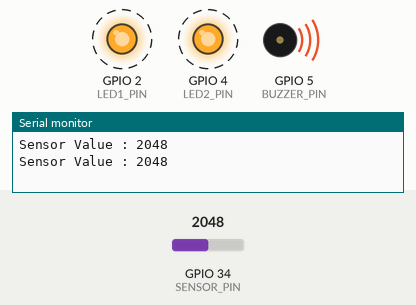
Simulated run of this sketch. Board: ESP32. Shown: output pins drawn as LEDs (lit = HIGH), buzzer (waves = sounding), the last lines printed to the serial monitor. Dashed ring = blinking. The inputs (shaded band) are chosen by the test bench; at power-on: GPIO 34 (SENSOR_PIN) = 2048.

Above: at 0.25 s.
1.3 s: GPIO 34 (SENSOR_PIN) set to 1937
At 2.35 s:
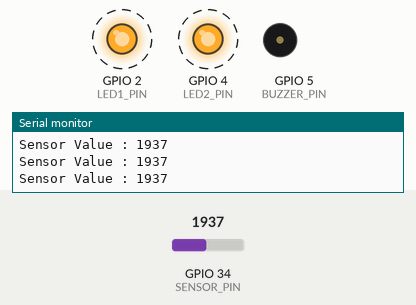
4.3 s: GPIO 34 (SENSOR_PIN) set to 2040
At 6.74 s:
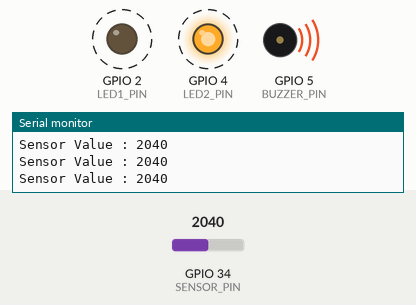
7.3 s: GPIO 34 (SENSOR_PIN) set to 1960
At 7.77 s:
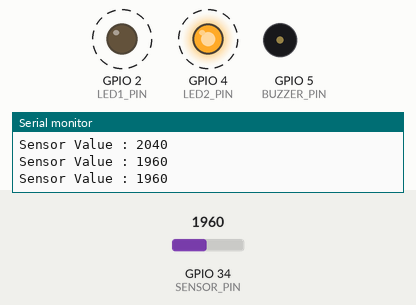
10.3 s: GPIO 34 (SENSOR_PIN) set to 2047
At 11.38 s:
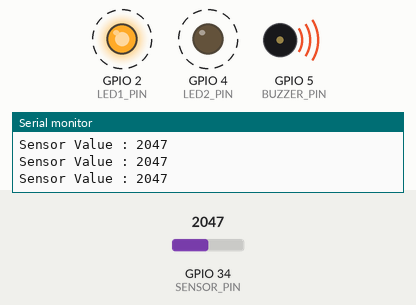
Timing chart, 0 to 14.3 s (numbered marks = the images above; inputs shaded):
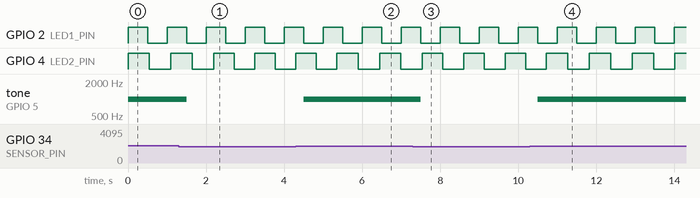

Measured:
- the behaviour switches between 2001 and 2000 on GPIO 34 (SENSOR_PIN) (found by bisection; images 0 and 1)
- after the input at 1.3 s, tone on GPIO 5 (BUZZER_PIN): 1000 Hz → silent after 0.20 s
- after the input at 4.3 s, tone on GPIO 5 (BUZZER_PIN): silent → 1000 Hz after 0.20 s
- after the input at 7.3 s, tone on GPIO 5 (BUZZER_PIN): 1000 Hz → silent after 0.20 s
- after the input at 10.3 s, tone on GPIO 5 (BUZZER_PIN): silent → 1000 Hz after 0.20 s
- by itself, GPIO 2 (LED1_PIN): alternates HIGH for 0.50 s and LOW for 0.50 s
- by itself, GPIO 4 (LED2_PIN): alternates HIGH for 0.55 s and LOW for 0.55 s

The sketch:

program_2.ino
```cpp
#include <Arduino.h>

// ================= PIN =================
#define LED1_PIN     2
#define LED2_PIN     4
#define BUZZER_PIN   5
#define SENSOR_PIN   34

// Variabel global
int sensorValue = 0;

// =====================================================
// TASK MEMBACA SENSOR
// =====================================================
void TaskSensor(void *pvParameters) {

  while (1) {

    sensorValue = analogRead(SENSOR_PIN);

    Serial.print("Sensor Value : ");
    Serial.println(sensorValue);

    vTaskDelay(200 / portTICK_PERIOD_MS);
  }
}

// =====================================================
// TASK LED 1
// =====================================================
void TaskLED1(void *pvParameters) {

  while (1) {

    digitalWrite(LED1_PIN, HIGH);
    vTaskDelay(500 / portTICK_PERIOD_MS);

    digitalWrite(LED1_PIN, LOW);
    vTaskDelay(500 / portTICK_PERIOD_MS);
  }
}

// =====================================================
// TASK LED 2
// =====================================================
void TaskLED2(void *pvParameters) {

  while (1) {

    int delayTime = map(sensorValue, 0, 4095, 100, 1000);

    digitalWrite(LED2_PIN, HIGH);
    vTaskDelay(delayTime / portTICK_PERIOD_MS);

    digitalWrite(LED2_PIN, LOW);
    vTaskDelay(delayTime / portTICK_PERIOD_MS);
  }
}

// =====================================================
// TASK BUZZER
// =====================================================
void TaskBuzzer(void *pvParameters) {

  while (1) {

    if (sensorValue > 2000) {

      tone(BUZZER_PIN, 1000);
    }
    else {

      noTone(BUZZER_PIN);
    }

    vTaskDelay(100 / portTICK_PERIOD_MS);
  }
}

// =====================================================
// SETUP
// =====================================================
void setup() {

  Serial.begin(115200);

  pinMode(LED1_PIN, OUTPUT);
  pinMode(LED2_PIN, OUTPUT);
  pinMode(BUZZER_PIN, OUTPUT);

  // Membuat task FreeRTOS
  xTaskCreate(
    TaskSensor,
    "Sensor",
    2048,
    NULL,
    1,
    NULL
  );

  xTaskCreate(
    TaskLED1,
    "LED1",
    2048,
    NULL,
    1,
    NULL
  );

  xTaskCreate(
    TaskLED2,
    "LED2",
    2048,
    NULL,
    1,
    NULL
  );

  xTaskCreate(
    TaskBuzzer,
    "Buzzer",
    2048,
    NULL,
    1,
    NULL
  );
}

// =====================================================
// LOOP
// =====================================================
void loop() {

}
```
